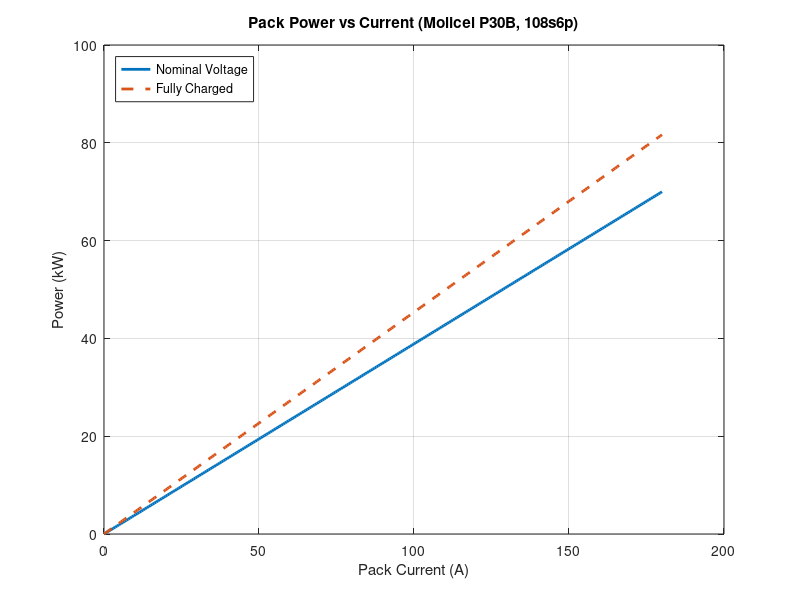
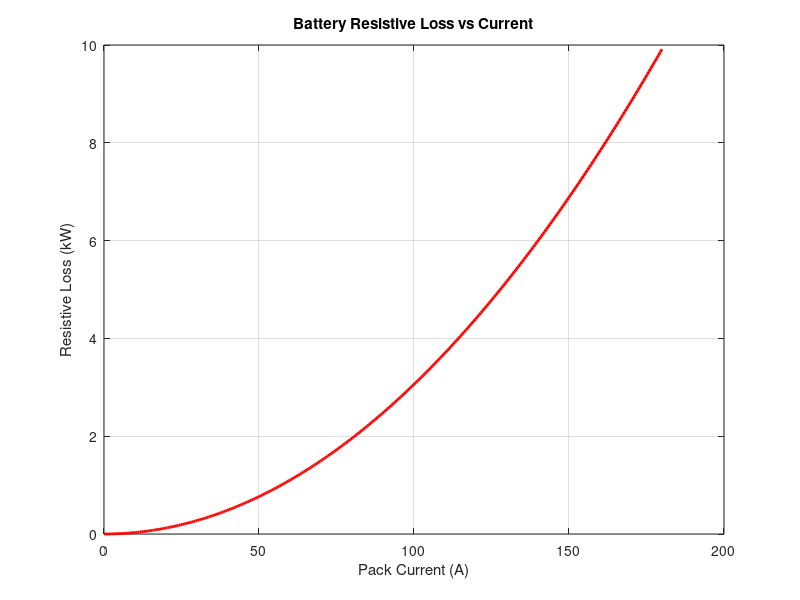
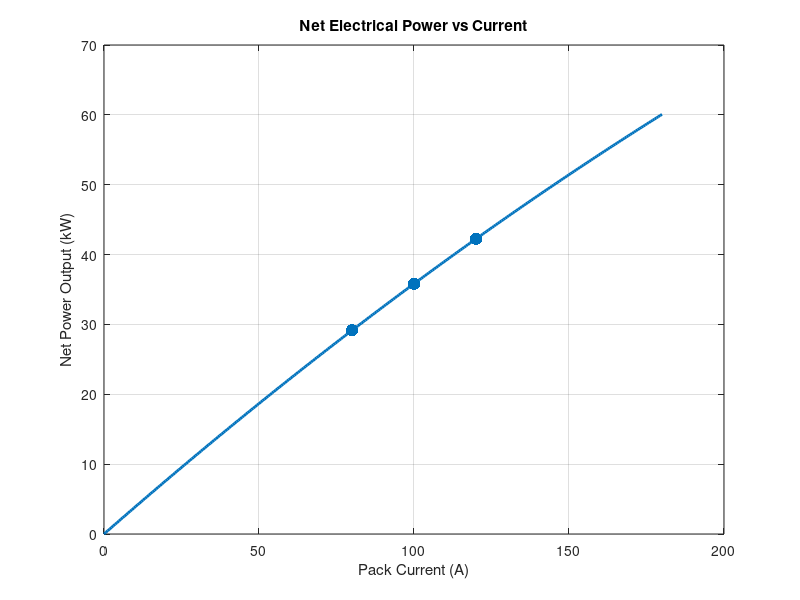

The MATLAB source for these figures, in order:
% Molicel P30B Pack Power Analysis (FS EV)
% Pack: 108s6p (648 cells total)

clc; clear; close all;

% Cell specifications (datasheet)
V_cell_nom = 3.6;        % V
V_cell_max = 4.2;        % V
I_cell_cont = 30;        % A (continuous)
R_cell = 17e-3;          % Ohms (typical DC IR)

% Pack configuration
S = 108;                 % series
P = 6;                   % parallel

% Derived pack values
V_pack_nom = S * V_cell_nom;
V_pack_max = S * V_cell_max;
I_pack_cont = P * I_cell_cont;

R_group = R_cell / P;          % resistance per parallel group
R_pack = S * R_group;          % total pack resistance

% Current sweep (realistic operating range)
I = linspace(0, I_pack_cont, 300);

% Power calculations
P_nom = V_pack_nom .* I;       % Nominal voltage power
P_max = V_pack_max .* I;       % Max voltage power
P_loss = I.^2 .* R_pack;       % Resistive losses

% === FIGURE 1: Power vs Current ===
figure;
plot(I, P_nom/1000, 'LineWidth', 2); hold on;
plot(I, P_max/1000, '--', 'LineWidth', 2);
xlabel('Pack Current (A)');
ylabel('Power (kW)');
title('Pack Power vs Current (Molicel P30B, 108s6p)');
legend('Nominal Voltage', 'Fully Charged', 'Location', 'northwest');
grid on;

% === FIGURE 2: Power Loss vs Current ===
figure;
plot(I, P_loss/1000, 'r', 'LineWidth', 2);
xlabel('Pack Current (A)');
ylabel('Resistive Loss (kW)');
title('Battery Resistive Loss vs Current');
grid on;

% === FIGURE 3: Net Usable Power ===
P_net = P_nom - P_loss;

figure;
plot(I, P_net/1000, 'LineWidth', 2);
xlabel('Pack Current (A)');
ylabel('Net Power Output (kW)');
title('Net Electrical Power vs Current');
grid on;

% Mark endurance operating points
hold on;
I_endurance = [80 100 120];
P_endurance = V_pack_nom .* I_endurance - I_endurance.^2 .* R_pack;
scatter(I_endurance, P_endurance/1000, 80, 'filled');

% Console output summary
fprintf('--- Pack Summary (Molicel P30B, 108s6p) ---\n');
fprintf('Nominal Voltage: %.1f V\n', V_pack_nom);
fprintf('Max Voltage: %.1f V\n', V_pack_max);
fprintf('Continuous Current: %.0f A\n', I_pack_cont);
fprintf('Continuous Power (Nominal): %.1f kW\n', ...
        V_pack_nom * I_pack_cont / 1000);
fprintf('Peak Power (Fully Charged): %.1f kW\n', ...
        V_pack_max * I_pack_cont / 1000);
fprintf('Pack Resistance: %.3f Ohms\n', R_pack);
